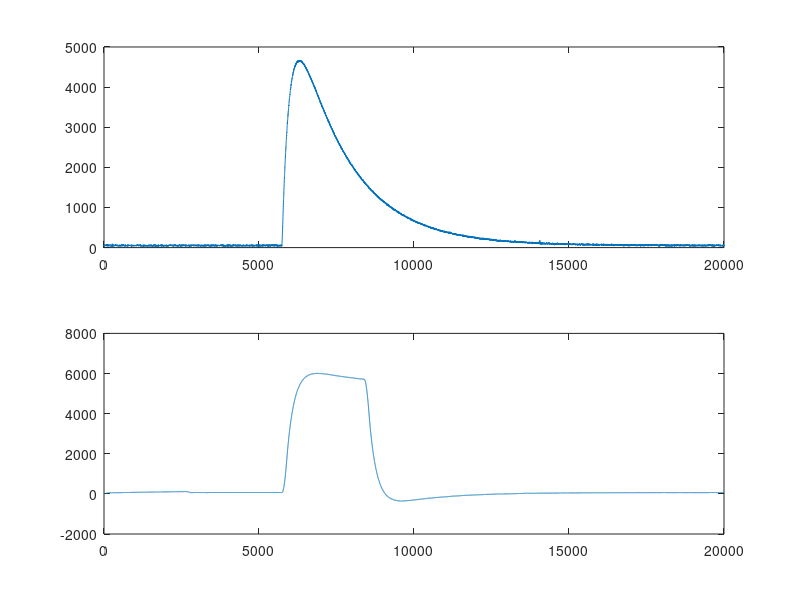

Write the MATLAB code that produced this figure.
clc; close all; clear all;
load adc1_10.txt
data=adc1_10(1:20000);
data=data';

SampleNo = 31744 ;
ts=linspace(0,SampleNo-1,SampleNo);

[Max_val,Index]=max(data);
expp=data(Index:end);
expp1=data(1:Index);
M=max(find(expp>=Max_val*0.3678));
M1=max(find(expp1>=Max_val*0.6322));

figure(1)
subplot(2,1,1) % first subplot
plot(data)

%filter parameters
%pulse period
Tpprd = 100;
%clock period [usec]
Tclk = 1./50;
Tclkn = Tclk*1e-6;
%high pass filter differentiation constant

Taupk = 3;
Taupk_top = 50;
% val1=1/M;
% val2=1/M1;
% a = exp(-val1);
% b = exp(-val2);
% na = (Taupk/Tclk);
% nad = na-3;
% nb = (Taupk_top+Taupk)/Tclk;
% nbd = nb-3;
% z = tf('z', Tclk);
% % Trapezoidal filter Z-transfer function
% A=(1-(b*(z^-1)));
% B=(1-(a*(z^-1)));
% C=( (1-z^-na)/(1-z^-1));
% D=( (1-z^-nb)/(1-z^-1));
% E=z^-1/na;
% F=(a-a*b)*(z^-2);
% hz1=A*B*C*D*E*F;


val=1/M;
b10 = exp(-val);
na = (Taupk/Tclk);
nad = na-3;
nb = (Taupk_top+Taupk)/Tclk;
nbd = nb-3;
z = tf('z', Tclk);
% Trapezoidal filter Z-transfer function
A=(1-b10*z^-1);
B=( (1-z^-na)/(1-z^-1));
AB=A*B;
C=( (1-z^-nb)/(1-z^-1));
ABC=A*B*C;
D=z^-1/na;
hz1=A*B*C*D;
[hznum1, hzden1, Ts1] = tfdata(hz1,'v');

xf1=filter(hznum1,hzden1,data);
subplot(2,1,2) % second subplot
plot(xf1)
